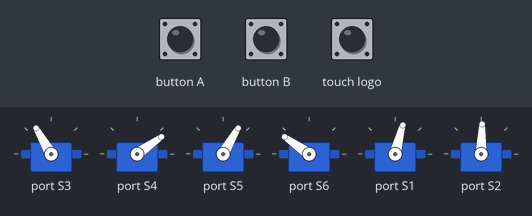
The program below on a simulated BBC micro:bit (MakeCode). Parts: 6 × servo. The inputs (shaded band) are chosen by the test bench.

Above: at 1.6 s.
1.7 s: button A pressed for 0.15 s
At 2.2 s:
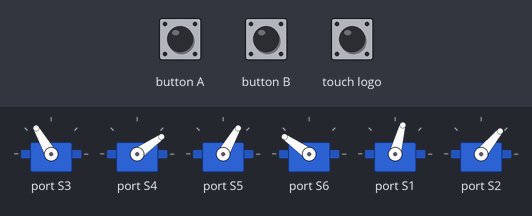
3.8 s: button B pressed for 0.15 s
At 4.3 s:
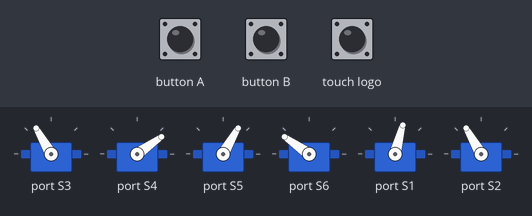
5.9 s: touch logo pressed for 0.15 s
At 6.15 s:
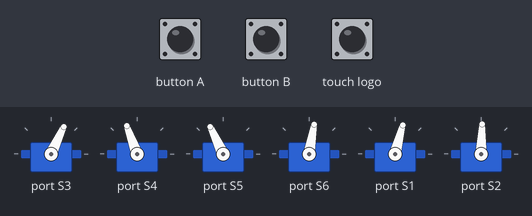
Timing chart, 0 to 8.9 s (numbered marks = the images above; inputs shaded):
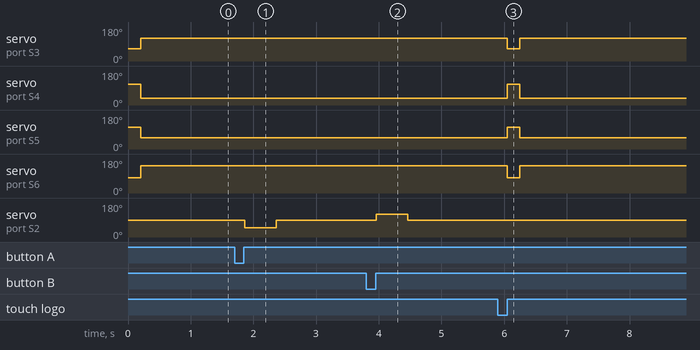

Measured:
- after the input at 1.7 s, servo on port S2: 88° → 50° after 0.16 s, → 88° 0.50 s later
- after the input at 3.8 s, servo on port S2: 88° → 120° after 0.16 s, → 88° 0.50 s later
- after the input at 5.9 s, servo on port S3: 120° → 65° after 0.15 s, → 120° 0.20 s later; servo on port S4: 35° → 110° after 0.15 s, → 35° 0.20 s later; servo on port S5: 60° → 115° after 0.15 s, → 60° 0.20 s later; servo on port S6: 145° → 80° after 0.15 s, → 145° 0.20 s later

The program:

main.ts
```typescript
/**
 * Haut/bas 1 : centre 75 / min 50 / max 100
 *
 * Gauche droite 2 : centre 88 / min vers sa droite 50 / max 130
 *
 * Paupière droite Haut : 3 clos milieu 65 / 40 bas / 140 ouvert max /
 *
 * Paupière droite bas : 4 clos milieu 110 / 35 ouvert max
 *
 * Paupière gauche Haut : 5 clos milieu 115 / 60 ouvert normal  /40 ouvert max
 *
 * Paupière gauche bas : 6 clos milieu 80 / ouvert max 145
 */
function RegarderDevant () {
    PositionServo1 = 75
    PositionServo2 = 88
}
function RegarderGauche () {
    PositionServo1 = 75
    PositionServo2 = 120
}
function HautGauche () {

}
input.onButtonPressed(Button.A, function () {
    RegarderDroite()
    basic.pause(500)
    RegarderDevant()
})
function RegarderDroite () {
    PositionServo1 = 75
    PositionServo2 = 50
}
function FermerPaupières () {
    PostionServo3 = 65
    PostionServo4 = 110
    PostionServo5 = 115
    PostionServo6 = 80
    Kitronik_Robotics_Board.servoWrite(Kitronik_Robotics_Board.Servos.Servo3, PostionServo3)
    Kitronik_Robotics_Board.servoWrite(Kitronik_Robotics_Board.Servos.Servo4, PostionServo4)
    Kitronik_Robotics_Board.servoWrite(Kitronik_Robotics_Board.Servos.Servo5, PostionServo5)
    Kitronik_Robotics_Board.servoWrite(Kitronik_Robotics_Board.Servos.Servo6, PostionServo6)
    basic.pause(200)
}
function HautDroite () {

}
function OuvrirPaupieres () {
    PostionServo3 = 120
    PostionServo4 = 35
    PostionServo5 = 60
    PostionServo6 = 145
    Kitronik_Robotics_Board.servoWrite(Kitronik_Robotics_Board.Servos.Servo3, PostionServo3)
    Kitronik_Robotics_Board.servoWrite(Kitronik_Robotics_Board.Servos.Servo4, PostionServo4)
    Kitronik_Robotics_Board.servoWrite(Kitronik_Robotics_Board.Servos.Servo5, PostionServo5)
    Kitronik_Robotics_Board.servoWrite(Kitronik_Robotics_Board.Servos.Servo6, PostionServo6)
    basic.pause(200)
}
function Haut () {
    PositionServo1 = 55
    PositionServo2 = 88
}
input.onButtonPressed(Button.B, function () {
    RegarderGauche()
    basic.pause(500)
    RegarderDevant()
})
input.onLogoEvent(TouchButtonEvent.Pressed, function () {
    FermerPaupières()
    OuvrirPaupieres()
})
function ClignerOeilGauche () {
    PostionServo3 = 130
    PostionServo4 = 35
    PostionServo5 = 115
    PostionServo6 = 80
    Kitronik_Robotics_Board.servoWrite(Kitronik_Robotics_Board.Servos.Servo3, PostionServo3)
    Kitronik_Robotics_Board.servoWrite(Kitronik_Robotics_Board.Servos.Servo4, PostionServo4)
    Kitronik_Robotics_Board.servoWrite(Kitronik_Robotics_Board.Servos.Servo5, PostionServo5)
    Kitronik_Robotics_Board.servoWrite(Kitronik_Robotics_Board.Servos.Servo6, PostionServo6)
    basic.pause(200)
}
function ClignerOeilDroit () {
    PostionServo3 = 65
    PostionServo4 = 110
    PostionServo5 = 50
    PostionServo6 = 145
    Kitronik_Robotics_Board.servoWrite(Kitronik_Robotics_Board.Servos.Servo3, PostionServo3)
    Kitronik_Robotics_Board.servoWrite(Kitronik_Robotics_Board.Servos.Servo4, PostionServo4)
    Kitronik_Robotics_Board.servoWrite(Kitronik_Robotics_Board.Servos.Servo5, PostionServo5)
    Kitronik_Robotics_Board.servoWrite(Kitronik_Robotics_Board.Servos.Servo6, PostionServo6)
    basic.pause(200)
}
let PostionServo6 = 0
let PostionServo5 = 0
let PostionServo4 = 0
let PostionServo3 = 0
let PositionServo2 = 0
let PositionServo1 = 0
PositionServo1 = 75
PositionServo2 = 88
PostionServo3 = 90
PostionServo4 = 90
PostionServo5 = 90
PostionServo6 = 90
FermerPaupières()
OuvrirPaupieres()
basic.forever(function () {
    Kitronik_Robotics_Board.servoWrite(Kitronik_Robotics_Board.Servos.Servo1, PositionServo1)
    Kitronik_Robotics_Board.servoWrite(Kitronik_Robotics_Board.Servos.Servo2, PositionServo2)
    Kitronik_Robotics_Board.servoWrite(Kitronik_Robotics_Board.Servos.Servo3, PostionServo3)
    Kitronik_Robotics_Board.servoWrite(Kitronik_Robotics_Board.Servos.Servo4, PostionServo4)
    Kitronik_Robotics_Board.servoWrite(Kitronik_Robotics_Board.Servos.Servo5, PostionServo5)
    Kitronik_Robotics_Board.servoWrite(Kitronik_Robotics_Board.Servos.Servo6, PostionServo6)
})
```

test.ts
```typescript
// les tests vont ici ; cela ne sera pas compilé si ce paquet est utilisé en tant qu'extension.
```
